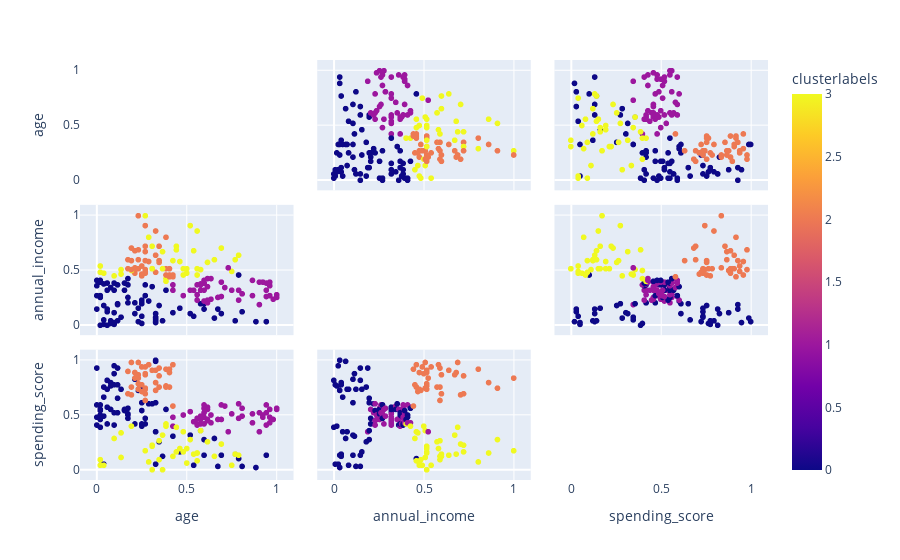

This figure's notebook cell:
### Code cell
#Visualize all the original dimensions

features = df2_scal[['age', 'annual_income','spending_score']]

fig = px.scatter_matrix(
    df2_scal,
    dimensions=features,
   color=df2_scal['clusterlabels']
)
fig.update_traces(diagonal_visible=False)
fig.show()

### Figure 1 — Plotly figure (JSON) as saved in the notebook; plotly's stock layout.template omitted (floating-point values rounded to 4 significant figures; data arrays with more than 128 entries replaced by an {"elided": "..."} marker saying what was removed)
{"data": [{"diagonal": {"visible": false}, "dimensions": [{"axis": {"matches": true}, "label": "age", "values": {"elided": "200 float values"}}, {"axis": {"matches": true}, "label": "annual_income", "values": {"elided": "200 float values"}}, {"axis": {"matches": true}, "label": "spending_score", "values": {"elided": "200 float values"}}], "hovertemplate": "%{xaxis.title.text}=%{x}<br>%{yaxis.title.text}=%{y}<br>clusterlabels=%{marker.color}<extra></extra>", "legendgroup": "", "marker": {"color": {"elided": "200 int values"}, "coloraxis": "coloraxis", "symbol": "circle"}, "name": "", "showlegend": false, "type": "splom"}], "layout": {"coloraxis": {"colorbar": {"title": {"text": "clusterlabels"}}, "colorscale": [[0, "#0d0887"], [0.1111, "#46039f"], [0.2222, "#7201a8"], [0.3333, "#9c179e"], [0.4444, "#bd3786"], [0.5556, "#d8576b"], [0.6667, "#ed7953"], [0.7778, "#fb9f3a"], [0.8889, "#fdca26"], [1, "#f0f921"]]}, "dragmode": "select", "legend": {"tracegroupgap": 0}, "margin": {"t": 60}}}
